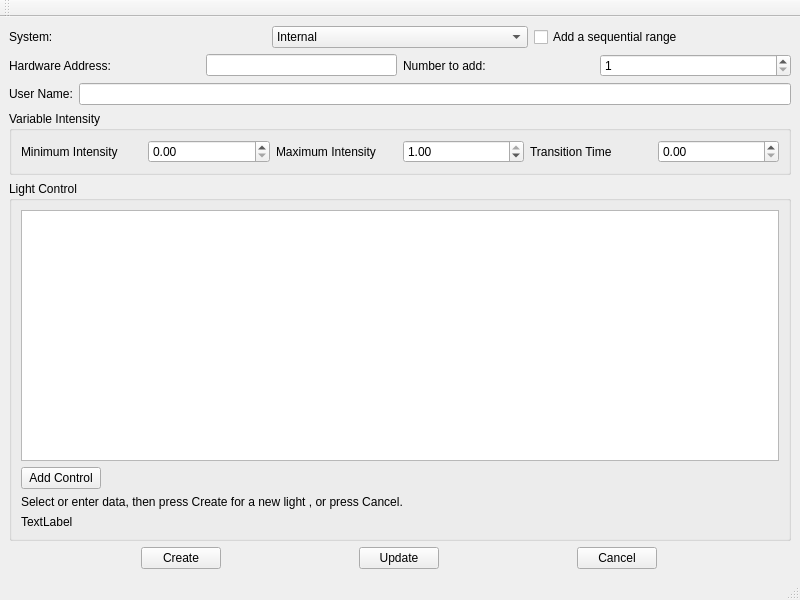
<?xml version="1.0" encoding="UTF-8"?>
<ui version="4.0">
 <class>AddEditLightDialog1</class>
 <widget class="QMainWindow" name="AddEditLightDialog1">
  <property name="geometry">
   <rect>
    <x>0</x>
    <y>0</y>
    <width>800</width>
    <height>600</height>
   </rect>
  </property>
  <property name="windowTitle">
   <string>MainWindow</string>
  </property>
  <widget class="QWidget" name="centralwidget">
   <layout class="QVBoxLayout" name="verticalLayout_4">
    <item>
     <layout class="QHBoxLayout" name="horizontalLayout_6">
      <item>
       <widget class="QLabel" name="label_7">
        <property name="text">
         <string>System:</string>
        </property>
       </widget>
      </item>
      <item>
       <widget class="QComboBox" name="prefixBox">
        <property name="toolTip">
         <string>&lt;html&gt;&lt;head/&gt;&lt;body&gt;&lt;p&gt;Select a system for the new light.&lt;/p&gt;&lt;/body&gt;&lt;/html&gt;</string>
        </property>
        <item>
         <property name="text">
          <string>Internal</string>
         </property>
        </item>
       </widget>
      </item>
      <item>
       <widget class="QCheckBox" name="addRangeBox">
        <property name="toolTip">
         <string>&lt;html&gt;&lt;head/&gt;&lt;body&gt;&lt;p&gt;Check to add more than one Light with sequential addresses.&lt;/p&gt;&lt;/body&gt;&lt;/html&gt;</string>
        </property>
        <property name="text">
         <string>Add a sequential range</string>
        </property>
       </widget>
      </item>
     </layout>
    </item>
    <item>
     <layout class="QHBoxLayout" name="horizontalLayout_3">
      <item>
       <widget class="QLabel" name="label_5">
        <property name="text">
         <string>Hardware Address:</string>
        </property>
       </widget>
      </item>
      <item>
       <widget class="QLineEdit" name="fieldHardwareAddress">
        <property name="sizePolicy">
         <sizepolicy hsizetype="Minimum" vsizetype="Fixed">
          <horstretch>0</horstretch>
          <verstretch>0</verstretch>
         </sizepolicy>
        </property>
        <property name="toolTip">
         <string>&lt;html&gt;&lt;head/&gt;&lt;body&gt;&lt;p&gt;Enter a hardware address for a new Light; e.g. 13&lt;/p&gt;&lt;/body&gt;&lt;/html&gt;</string>
        </property>
        <property name="inputMethodHints">
         <set>Qt::ImhDigitsOnly|Qt::ImhPreferNumbers</set>
        </property>
        <property name="maxLength">
         <number>4</number>
        </property>
       </widget>
      </item>
      <item>
       <widget class="QLabel" name="lblNbrToAdd">
        <property name="text">
         <string>Number to add:</string>
        </property>
       </widget>
      </item>
      <item>
       <widget class="QSpinBox" name="fieldNumToAdd">
        <property name="minimum">
         <number>1</number>
        </property>
       </widget>
      </item>
     </layout>
    </item>
    <item>
     <layout class="QHBoxLayout" name="horizontalLayout_4">
      <item>
       <widget class="QLabel" name="label_6">
        <property name="text">
         <string>User Name:</string>
        </property>
       </widget>
      </item>
      <item>
       <widget class="QLineEdit" name="userName">
        <property name="sizePolicy">
         <sizepolicy hsizetype="MinimumExpanding" vsizetype="Fixed">
          <horstretch>0</horstretch>
          <verstretch>0</verstretch>
         </sizepolicy>
        </property>
        <property name="toolTip">
         <string>&lt;html&gt;&lt;head/&gt;&lt;body&gt;&lt;p&gt;Enter user name for new Light, e.g. Jones House.&lt;/p&gt;&lt;/body&gt;&lt;/html&gt;</string>
        </property>
       </widget>
      </item>
     </layout>
    </item>
    <item>
     <widget class="QGroupBox" name="groupBox">
      <property name="title">
       <string>Variable Intensity</string>
      </property>
      <layout class="QVBoxLayout" name="verticalLayout_2">
       <item>
        <layout class="QHBoxLayout" name="horizontalLayout">
         <item>
          <widget class="QLabel" name="label_2">
           <property name="text">
            <string>Minimum Intensity</string>
           </property>
          </widget>
         </item>
         <item>
          <widget class="QDoubleSpinBox" name="fieldMinIntensity">
           <property name="toolTip">
            <string>&lt;html&gt;&lt;head/&gt;&lt;body&gt;&lt;p&gt;0 to 100%. Must be less than Max.&lt;/p&gt;&lt;/body&gt;&lt;/html&gt;</string>
           </property>
           <property name="maximum">
            <double>1.000000000000000</double>
           </property>
          </widget>
         </item>
         <item>
          <widget class="QLabel" name="label_3">
           <property name="text">
            <string>Maximum Intensity</string>
           </property>
          </widget>
         </item>
         <item>
          <widget class="QDoubleSpinBox" name="fieldMaxIntensity">
           <property name="toolTip">
            <string>&lt;html&gt;&lt;head/&gt;&lt;body&gt;&lt;p&gt;0 to 100%. Must be equal to or greater than min. &lt;/p&gt;&lt;/body&gt;&lt;/html&gt;</string>
           </property>
           <property name="maximum">
            <double>1.000000000000000</double>
           </property>
           <property name="value">
            <double>1.000000000000000</double>
           </property>
          </widget>
         </item>
         <item>
          <widget class="QLabel" name="label_4">
           <property name="text">
            <string>Transition Time</string>
           </property>
          </widget>
         </item>
         <item>
          <widget class="QDoubleSpinBox" name="fieldTransitionTime">
           <property name="toolTip">
            <string>&lt;html&gt;&lt;head/&gt;&lt;body&gt;&lt;p&gt;Time in fast minutes to go from 0 to 100%&lt;/p&gt;&lt;/body&gt;&lt;/html&gt;</string>
           </property>
          </widget>
         </item>
        </layout>
       </item>
      </layout>
     </widget>
    </item>
    <item>
     <widget class="QGroupBox" name="groupBox_2">
      <property name="title">
       <string>Light Control</string>
      </property>
      <layout class="QVBoxLayout" name="verticalLayout_3">
       <item>
        <layout class="QVBoxLayout" name="verticalLayout">
         <item>
          <widget class="QTableView" name="tableView"/>
         </item>
         <item>
          <widget class="QPushButton" name="addControl">
           <property name="sizePolicy">
            <sizepolicy hsizetype="Fixed" vsizetype="Fixed">
             <horstretch>0</horstretch>
             <verstretch>0</verstretch>
            </sizepolicy>
           </property>
           <property name="toolTip">
            <string>&lt;html&gt;&lt;head/&gt;&lt;body&gt;&lt;p&gt;Press to add a Light control to this light.&lt;/p&gt;&lt;/body&gt;&lt;/html&gt;</string>
           </property>
           <property name="text">
            <string>Add Control</string>
           </property>
          </widget>
         </item>
        </layout>
       </item>
       <item>
        <widget class="QLabel" name="status1">
         <property name="text">
          <string>Select or enter data, then press Create for a new light , or press Cancel.</string>
         </property>
        </widget>
       </item>
       <item>
        <widget class="QLabel" name="status2">
         <property name="text">
          <string>TextLabel</string>
         </property>
        </widget>
       </item>
      </layout>
     </widget>
    </item>
    <item>
     <layout class="QHBoxLayout" name="horizontalLayout_5">
      <item>
       <widget class="QPushButton" name="btnCreate">
        <property name="sizePolicy">
         <sizepolicy hsizetype="Fixed" vsizetype="Fixed">
          <horstretch>0</horstretch>
          <verstretch>0</verstretch>
         </sizepolicy>
        </property>
        <property name="text">
         <string>Create</string>
        </property>
       </widget>
      </item>
      <item>
       <widget class="QPushButton" name="btnUpdate">
        <property name="sizePolicy">
         <sizepolicy hsizetype="Fixed" vsizetype="Fixed">
          <horstretch>0</horstretch>
          <verstretch>0</verstretch>
         </sizepolicy>
        </property>
        <property name="text">
         <string>Update</string>
        </property>
       </widget>
      </item>
      <item>
       <widget class="QPushButton" name="btnCancel">
        <property name="sizePolicy">
         <sizepolicy hsizetype="Fixed" vsizetype="Fixed">
          <horstretch>0</horstretch>
          <verstretch>0</verstretch>
         </sizepolicy>
        </property>
        <property name="text">
         <string>Cancel</string>
        </property>
       </widget>
      </item>
     </layout>
    </item>
   </layout>
  </widget>
  <widget class="QMenuBar" name="menubar">
   <property name="geometry">
    <rect>
     <x>0</x>
     <y>0</y>
     <width>800</width>
     <height>25</height>
    </rect>
   </property>
  </widget>
  <widget class="QStatusBar" name="statusbar"/>
  <widget class="QToolBar" name="toolBar">
   <property name="windowTitle">
    <string>toolBar</string>
   </property>
   <attribute name="toolBarArea">
    <enum>TopToolBarArea</enum>
   </attribute>
   <attribute name="toolBarBreak">
    <bool>false</bool>
   </attribute>
  </widget>
 </widget>
 <resources/>
 <connections/>
</ui>
